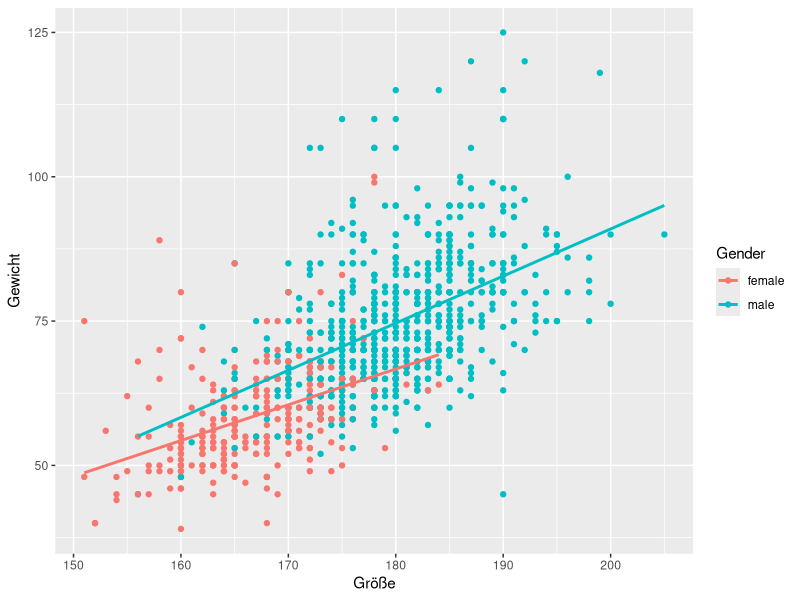

Generate this figure with R:
## ---- chunk 1
knitr::opts_chunk$set(echo = TRUE, message=FALSE, comment=NULL)
## ---- chunk 2
library(tidyverse)
library(magrittr)
library(readxl)
library(knitr)
## ---- chunk 3
studdat <- read_excel(file.path("Daten","StudierendenDaten",
                                "StudDat.xlsx"))
## ---- chunk 4
studdat %>%
  select(Gender, Size, Weight) %>%
  drop_na()%>%
  ggplot(aes(x=Size, y=Weight, color=Gender)) + 
  geom_point() +
  geom_smooth(method="lm", se=FALSE) +
  scale_x_continuous("Größe") + 
  scale_y_continuous("Gewicht")
## ---- chunk 5
studdat %>%
  select(Gender, Size, SizeMother, SizeFather)%>%
  drop_na()%>%
  summarize(Gender, Size, SizeParents=(SizeMother+SizeFather)/2) %>%
#  filter(Gender=="male") %>%
  lm(Size ~ SizeParents, data=.)
## ---- chunk 6
studdat %>%
  select(Gender, Smoker, SmokeFather, SmokeMother) %>%
  drop_na()%>%
  group_by(Smoker, SmokeFather) %>%
  tally() -> table_father
## ---- chunk 7
table_father %>%
  select(SmokeFather, Smoker, n) %>%
  pivot_wider(names_from = SmokeFather, values_from=n) %>%
  rename(Smoker_yes=yes, Smoker_no=no) %>%
  mutate(Smoking=Smoker_yes+Smoker_no)  %>%
  mutate(Smoker_no=Smoker_no/Smoking, Smoker_yes=Smoker_yes/Smoking) %>%
  select(-Smoking) %>%
  kable(digits=3)
## ---- chunk 8
studdat %>%
  select(Gender, Smoker, SmokeFather, SmokeMother) %>%
  drop_na() %>%
  group_by(Smoker, SmokeMother) %>%
  tally() -> table_mother
## ---- chunk 9
table_mother %>%
  select(SmokeMother, Smoker, n) %>%
  pivot_wider(names_from = SmokeMother, values_from=n) %>%
  rename(Smoker_yes=yes, Smoker_no=no) %>%
  mutate(Smoking=Smoker_yes+Smoker_no) %>%
  mutate(Smoker_no=Smoker_no/Smoking, Smoker_yes=Smoker_yes/Smoking) %>%
  select(-Smoking) %>%
  kable(digits=3)
